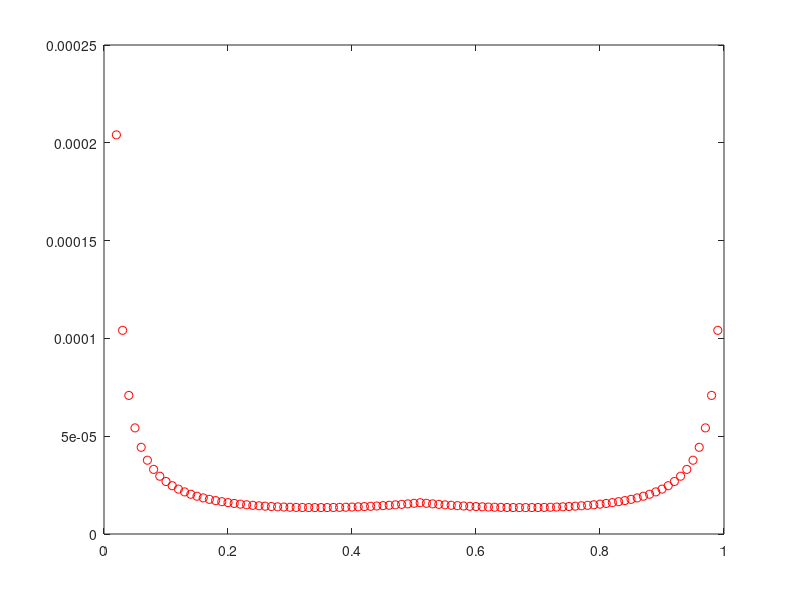

The MATLAB source for this figure:


clc
clear all
clf 

L = 100 ;
K = 1:L-1 ;

M = L-K+1 ;

z = exp(0.05i) ;

E = 2.*min(K-1,M)./(K-1).^2./M.^2 ;

plot(K/L,E,'k') ;
set(gca,'yscale','log')
grid on

Err = zeros(length(K),1) ;
v = z.^(0:L-1).' ;
for i = 1:length(K)
    k = K(i) ; m = M(i) ;
    x = conj(v(1:m))/norm(v(1:m))^2 ;
    Jup = [eye(k-1) zeros(k-1,1)] ;
    Jdown = [zeros(k-1,1) eye(k-1)] ;
    y = zeros(1,k) ;
    y(1) = -z ;
    y(end) = conj(z)^(k-2) ;
    y(2:end-1) = conj(z).^(0:k-3).'*(1-abs(z)^2) ;
    y = y/norm(v(1:k-1))^2 ;
    %y = v(1:k-1)'*(Jdown-z*Jup)/norm(v(1:k-1))^2 ; %(v(2:k+1)'-z*v(1:k)').'/norm(v(1:k-1))^2 ; %(Jup*v(1:k))\(Jdown-z*Jup) ; %
    e = conv(x,y) ;
    Err(i) = norm(e)^2 ;
end

plot(K/L,Err,'or')


